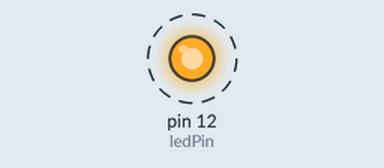
Simulated run of this sketch. Board: Arduino Mega 2560, built with avr-gcc and run on an emulated ATmega2560. On the bench: output pins drawn as LEDs (lit = HIGH). Dashed ring = blinking.

Above: at 0.2 s.
Timing chart, 0 to 3.0 s (numbered marks = the images above):
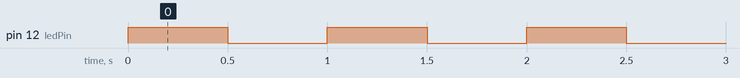

Measured:
- by itself, pin 12 (ledPin): alternates HIGH for 0.50 s and LOW for 0.50 s

The sketch:

led_blinking.ino
```cpp
// Blinking LED
// turn on the LED for half a second, then turn off for half a second, repetedly
// using Arduino Mega
// By: Pratik Chatrath
// Date: June 7, 2017

const int ledPin = 12; // the number of the LED pin

void setup()
{
  pinMode(ledPin,OUTPUT); //initialize the pin as output
}


void loop()
{
  digitalWrite(ledPin, HIGH); // turn on the LED
  delay(500);                 // wait for half a second
  digitalWrite(ledPin, LOW);  // turn off the LED
  delay(500);                 // wait for half a second
}
```
